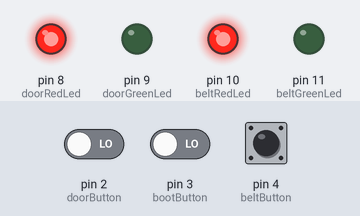
A sketch run on a simulated Arduino Uno, built with avr-gcc and run on an emulated ATmega328P. Parts: output pins drawn as LEDs (lit = HIGH). Inputs (shaded band) come from the test bench; at power-on: pin 4 (beltButton) LOW, pin 2 (doorButton) LOW, pin 3 (bootButton) LOW.

Above: at 1.2 s.
1.3 s: pin 4 (beltButton) pulled HIGH for 0.15 s
At 1.37 s:
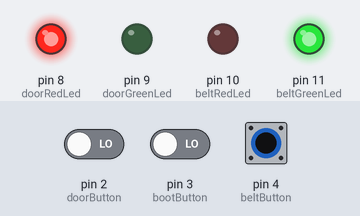
2.9 s: pin 4 (beltButton) pulled HIGH for 3.2 s
At 6.6 s:
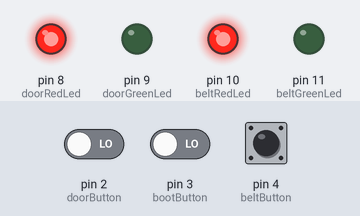
7.6 s: pin 2 (doorButton) driven HIGH and pin 3 (bootButton) driven HIGH
At 8.8 s:
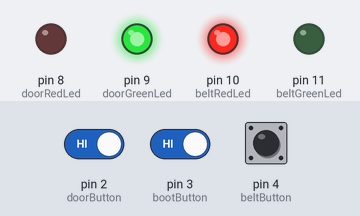
9.1 s: pin 4 (beltButton) pulled HIGH for 1 s
At 9.9 s:
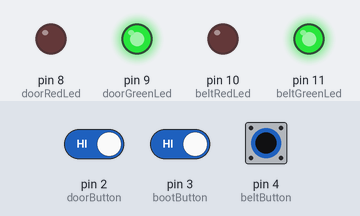
11.6 s: pin 2 (doorButton) driven LOW
At 12.0 s:
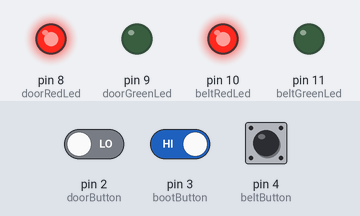
Timing chart, 0 to 14.1 s (numbered marks = the images above; inputs shaded):
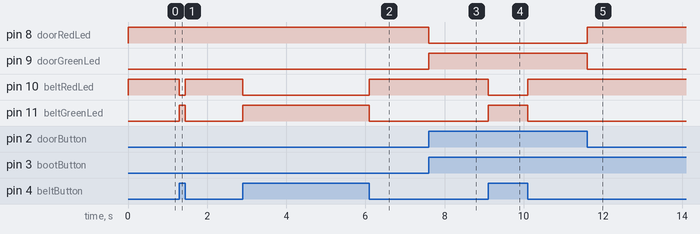

The sketch:

car_warning_system.ino
```cpp
//Declare the pins for the buttons
const int doorButton=2;
const int bootButton=3;
const int beltButton=4;

//Declare the LED buttons
const int doorRedLed=8;
const int doorGreenLed=9;
const int beltRedLed=10;
const int beltGreenLed=11;

//Set the states of the buttons to be low
int beltState=0;
int doorState=0;
int bootState=0;

void setup() {
  //The buttons are declared as inputs
  pinMode(doorButton,INPUT);
  pinMode (bootButton, INPUT);
  pinMode (beltButton, INPUT);

  //The LEDs are declared as outputs
  pinMode (doorRedLed, OUTPUT);
  pinMode (doorGreenLed, OUTPUT);
  pinMode (beltRedLed, OUTPUT);
  pinMode (beltGreenLed, OUTPUT);
}

void loop() {
  //Read the states of the buttons
  doorState=digitalRead (doorButton);
  bootState=digitalRead (bootButton);
  beltState=digitalRead (beltButton);


  //check state of the door and boot
  if (doorState && bootState == HIGH){
    digitalWrite (doorGreenLed, HIGH);
    digitalWrite (doorRedLed, LOW);
  } else {
    digitalWrite (doorRedLed, HIGH);
    digitalWrite (doorGreenLed, LOW);
  }

  //check state of the belts
  if (beltState == HIGH){
    digitalWrite (beltGreenLed, HIGH);
    digitalWrite (beltRedLed, LOW);
  } else{
    digitalWrite (beltRedLed, HIGH);
    digitalWrite (beltGreenLed, LOW);
  }
}
```

Measured:
- after the input at 1.3 s, pin 10 (beltRedLed): HIGH → LOW at once, → HIGH 0.15 s later; pin 11 (beltGreenLed): LOW → HIGH at once, → LOW 0.15 s later
- after the input at 2.9 s, pin 10 (beltRedLed): HIGH → LOW at once, → HIGH 3.2 s later; pin 11 (beltGreenLed): LOW → HIGH at once, → LOW 3.2 s later
- after the input at 7.6 s, pin 8 (doorRedLed): HIGH → LOW at once; pin 9 (doorGreenLed): LOW → HIGH at once
- after the input at 9.1 s, pin 10 (beltRedLed): HIGH → LOW at once, → HIGH 1.0 s later; pin 11 (beltGreenLed): LOW → HIGH at once, → LOW 1.0 s later
- after the input at 11.6 s, pin 8 (doorRedLed): LOW → HIGH at once; pin 9 (doorGreenLed): HIGH → LOW at once
